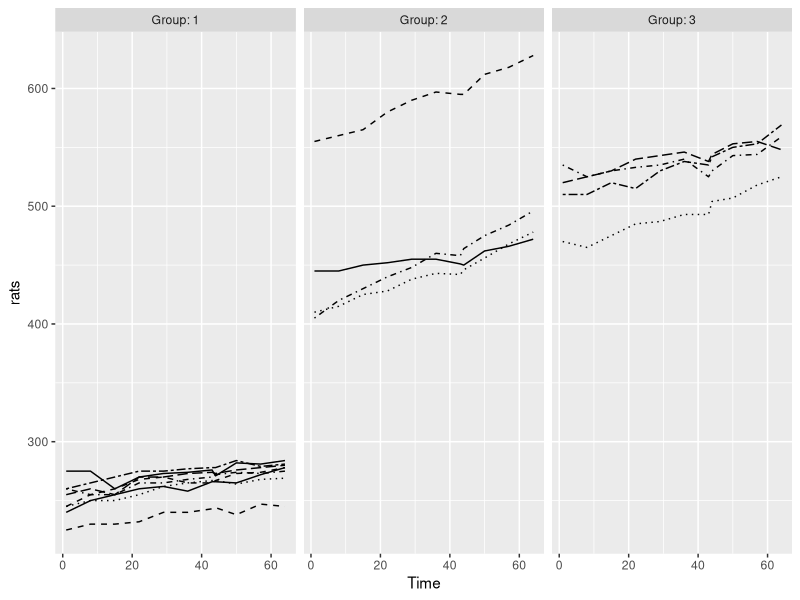

Reproduce this figure in R. (Note: this script raises an error after producing the figure.)
## ---- chunk 1
#  Reading the RATS data set into R. 
RATSL <- read.table("data/RATS.csv",sep  =",",header = TRUE)

str(RATSL)
summary(RATSL)
names(RATSL)
head(RATSL)

# Factor ID & Group in RATS dataset
RATSL$ID <- factor(RATSL$ID)
RATSL$Group <- factor(RATSL$Group)

## ---- chunk 2
#Access the package ggplot2
library(ggplot2)
# Draw the plot
ggplot(RATSL, aes(x = Time, y = rats, linetype = ID)) +
  geom_line() +
  scale_linetype_manual(values = rep(1:10, times=4)) +
  facet_grid(. ~ Group, labeller = label_both) +
  theme(legend.position = "none") + 
  scale_y_continuous(limits = c(min(RATSL$rats), max(RATSL$rats)))


## ---- chunk 3
# Standardise the variable rats
RATSL <- RATSL %>%
  group_by(Time) %>%
  mutate(stdrats = (rats - mean(rats))/sd(rats) ) %>%
  ungroup()

glimpse(RATSL)

# Plot again with the standardised bprs
ggplot(RATSL, aes(x = Time, y = stdrats, linetype = ID)) +
  geom_line() +
  scale_linetype_manual(values = rep(1:10, times=4)) +
  facet_grid(. ~ Group, labeller = label_both) +
  scale_y_continuous(name = "standardized rats")
## ---- chunk 4
library(dplyr)
library(tidyr) 

# Number of Time
n <- RATSL$Time %>% unique() %>% length()

# Summary data with mean and standard error of bprs by treatment and week 
RATSS <- RATSL %>%
  group_by(Group, Time) %>%
  summarise( mean = mean(rats), se = sd(rats)/sqrt(n) ) %>%
  ungroup()

# Glimpse the data
glimpse(RATSS)

# Plot the mean profiles
ggplot(RATSS, aes(x = Time, y = mean, linetype = Group, shape = Group)) +
  geom_line() +
  scale_linetype_manual(values = c(1,2,3)) +
  geom_point(size=3) +
  scale_shape_manual(values = c(1,2,3)) +
  geom_errorbar(aes(ymin = mean - se, ymax = mean + se, linetype="1"), width=0.3) +
  theme(legend.position = c(0.8,0.8)) +
  scale_y_continuous(name = "mean(rats) +/- se(rats)")


## ---- chunk 5
#  Reading the RATS data set into R. 
BPRSL <- read.table("data/BPRS.csv",sep  =",",header = TRUE)

str(BPRSL)
summary(BPRSL)
names(BPRSL)
head(BPRSL)

# Factor treatment & subject in BPRS data set
BPRSL$treatment <- factor(BPRSL$treatment)
BPRSL$subject <- factor(BPRSL$subject)

## ---- chunk 6

library(ggplot2)
# Plot the BPRSL data
ggplot(BPRSL, aes(x = week, y = bprs, group = subject)) + geom_line()

## ---- chunk 7
ggplot(BPRSL, aes(x = week, y = bprs, group = treatment)) + geom_line()

## ---- chunk 8
library(dplyr)
library(tidyr)

# create a regression model BPRS_reg
BPRS_reg <- lm(bprs ~ week + treatment, data = BPRSL)

# print out a summary of the model
summary(BPRS_reg)

## ---- chunk 9

# access library lme4
library(lme4)

# Create a random intercept model
BPRS_ref <- lmer(bprs ~ week + treatment + (1 | subject), data = BPRSL, REML = FALSE)

# Print the summary of the model
summary(BPRS_ref)

## ---- chunk 10
#create a random intercept and random slope model
BPRS_ref1 <- lmer(bprs ~ week + treatment + (week | subject), data = BPRSL, REML = FALSE)

# print a summary of the model
summary(BPRS_ref1)

# perform an ANOVA test on the two models
anova(BPRS_ref1, BPRS_ref)

#Finally, we can fit a random intercept and slope model that allows for a group × time interaction.

# create a random intercept and random slope model
BPRS_ref2 <- lmer(bprs ~ week * treatment + (week | subject), data = BPRSL, REML = FALSE)

# print a summary of the model
summary(BPRS_ref2)

# perform an ANOVA test on the two models
anova(BPRS_ref2, BPRS_ref1)

# draw the plot of RATSL
ggplot(BPRSL, aes(x = week, y = bprs, group = subject)) +
  geom_line(aes(linetype = treatment)) +
  scale_x_continuous(name = "Tweek", breaks = seq(0, 60, 20)) +
  scale_y_continuous(name = "bprs") +
  theme(legend.position = "top")

 #Create a vector of the fitted values
Fitted <- fitted(BPRS_ref2)

# Create a new column fitted to BPRSL
RATSL <- BPRSL %>%
  #mutate(Fitted)

# draw the plot of RATSL
ggplot(RATSL, aes(x = Time, y = Fitted, group = ID)) +
  geom_line(aes(linetype = Group)) +
  scale_x_continuous(name = "Time (days)", breaks = seq(0, 60, 20)) +
  scale_y_continuous(name = "Fitted weight (grams)") +
  theme(legend.position = "top")

